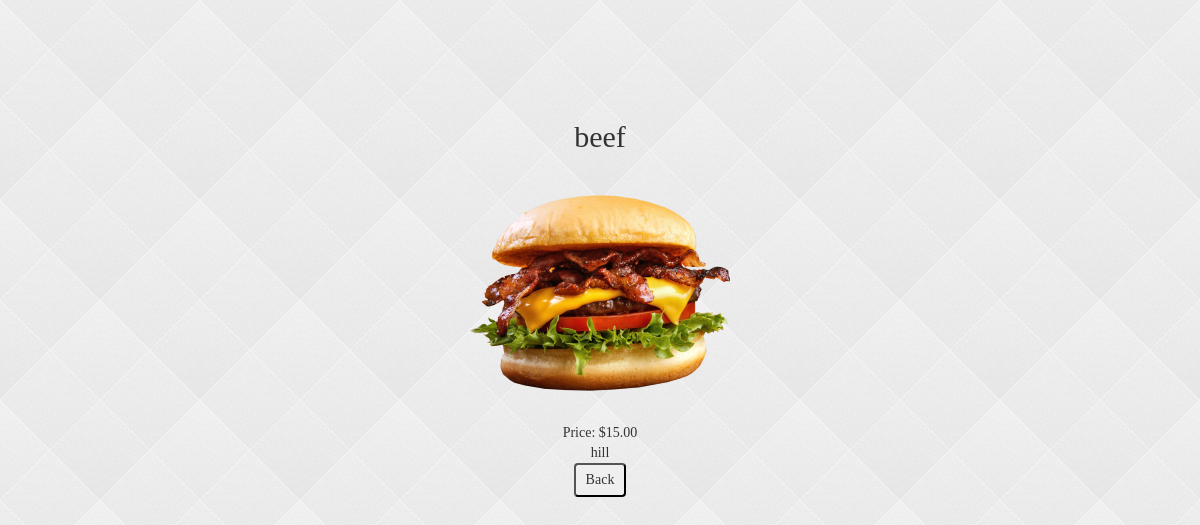
The app's page /item?id=2 with its own data.
### app.py (models this page shows)
class Item(db.Model):
    item_id = db.Column(db.Integer, primary_key=True, unique=True, nullable=False)
    name = db.Column(db.String(64), nullable=False)
    price = db.Column(db.Float, nullable=False)
    image = db.Column(db.String(64), nullable=False)
    description = db.Column(db.String(128), nullable=False)
    orders = db.Column(db.Integer, default=0)
    sales = db.Column(db.Integer, default=0)
    info = db.relationship("Info", backref="item")

### app.py (the view)
@app.route("/item")
def get_item():
    iid = request.args.get("id")
    item = Item.query.get(iid)
    if not item:
        return redirect('/')
    return render_template("item.html", item=item)

### templates/item.html
{% extends "bootstrap/base.html" %}
{% block content %}
{% block styles %}
{{super()}}
<link rel="stylesheet"
      href="{{url_for('.static', filename='styles.css')}}">
{% endblock %}
<body class="body">
    <div style="width: 40%; height: 20%; margin: auto; text-align: center; margin-top: 10%;">
        <h2> {{ item.name }} </h2>
        <img src={{ item.image }}>
        <div>
            Price: ${{ "%0.2f" % item.price }}<br>
            {{ item.description }}
        </div>
        <button style="padding: 5px 10px 5px 10px; cursor: pointer;" onclick="window.history.back()"> Back </button>
    </div>
</body>
{% endblock %}

### static/styles.css (style rules this page uses)
button { border-radius: 4px; }
.body { margin: 0; height: 100%; overflow: hidden; }
body { margin: auto; background-image: url("/static/auth_background.png"); background-repeat: repeat; }
body { font-family: Calibri, serif; }

### records on screen
Item: name "beef", image (picture), price "15.00", description "hill"
